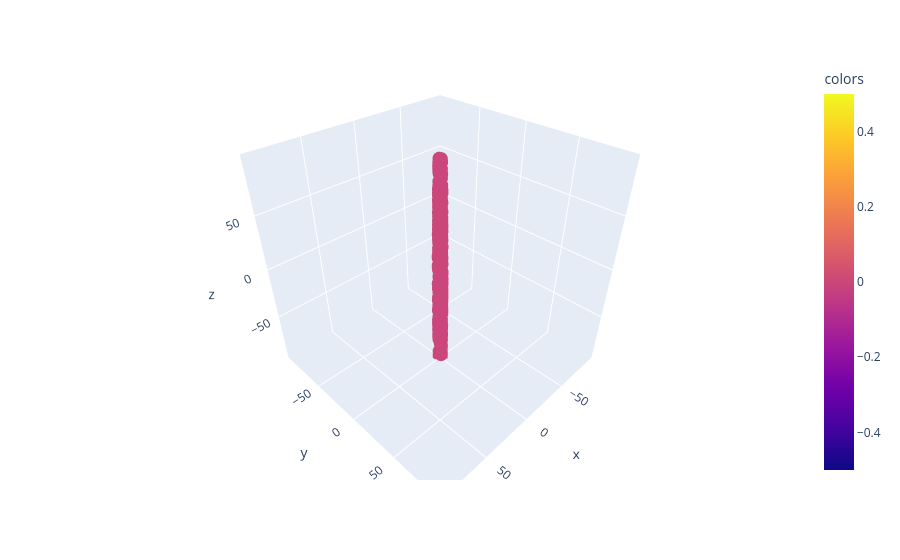

Here is the notebook cell this chart was saved with:
### Code cell
plot_3d(X, use_plotly=True)

### Figure 1 — Plotly figure (JSON) as saved in the notebook; plotly's stock layout.template omitted (floating-point values rounded to 4 significant figures; data arrays with more than 128 entries replaced by an {"elided": "..."} marker saying what was removed)
{"data": [{"hovertemplate": "x=%{x}<br>y=%{y}<br>z=%{z}<br>colors=%{marker.color}<extra></extra>", "legendgroup": "", "marker": {"color": {"elided": "500 int values"}, "coloraxis": "coloraxis", "symbol": "circle"}, "mode": "markers", "name": "", "scene": "scene", "showlegend": false, "type": "scatter3d", "x": {"elided": "500 float values"}, "y": {"elided": "500 float values"}, "z": {"elided": "500 float values"}}], "layout": {"autosize": true, "coloraxis": {"colorbar": {"title": {"text": "colors"}}, "colorscale": [[0, "#0d0887"], [0.1111, "#46039f"], [0.2222, "#7201a8"], [0.3333, "#9c179e"], [0.4444, "#bd3786"], [0.5556, "#d8576b"], [0.6667, "#ed7953"], [0.7778, "#fb9f3a"], [0.8889, "#fdca26"], [1, "#f0f921"]]}, "legend": {"tracegroupgap": 0}, "margin": {"t": 60}, "scene": {"aspectmode": "auto", "aspectratio": {"x": 1, "y": 1, "z": 1}, "camera": {"center": {"x": 0, "y": 0, "z": 0}, "eye": {"x": 1.2, "y": 1.2, "z": 1.2}, "projection": {"type": "perspective"}, "up": {"x": 0, "y": 0, "z": 1}}, "domain": {"x": [0, 1], "y": [0, 1]}, "xaxis": {"range": [-99.16, 99.16], "title": {"text": "x"}, "type": "linear"}, "yaxis": {"range": [-99.16, 99.16], "title": {"text": "y"}, "type": "linear"}, "zaxis": {"range": [-99.16, 99.16], "title": {"text": "z"}, "type": "linear"}}}}
